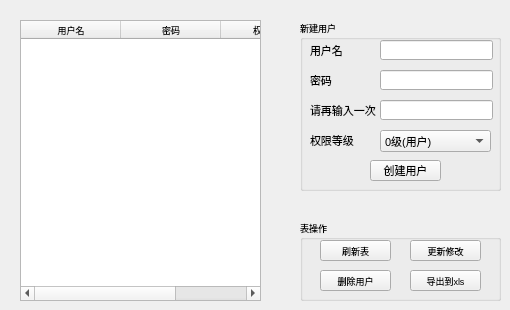
      <widget class="QWidget" name="tab_users">
       <attribute name="title">
        <string>用户查看</string>
       </attribute>
       <widget class="QTableWidget" name="tableWidget_users">
        <property name="geometry">
         <rect>
          <x>20</x>
          <y>20</y>
          <width>241</width>
          <height>281</height>
         </rect>
        </property>
        <property name="font">
         <font>
          <pointsize>7</pointsize>
         </font>
        </property>
        <column>
         <property name="text">
          <string>用户名</string>
         </property>
        </column>
        <column>
         <property name="text">
          <string>密码</string>
         </property>
        </column>
        <column>
         <property name="text">
          <string>权限等级</string>
         </property>
        </column>
       </widget>
       <widget class="QGroupBox" name="groupBox_2">
        <property name="geometry">
         <rect>
          <x>300</x>
          <y>220</y>
          <width>201</width>
          <height>81</height>
         </rect>
        </property>
        <property name="font">
         <font>
          <pointsize>7</pointsize>
         </font>
        </property>
        <property name="title">
         <string>表操作</string>
        </property>
        <widget class="QPushButton" name="pushButton_user_del">
         <property name="geometry">
          <rect>
           <x>20</x>
           <y>50</y>
           <width>71</width>
           <height>21</height>
          </rect>
         </property>
         <property name="text">
          <string>删除用户</string>
         </property>
        </widget>
        <widget class="QPushButton" name="pushButton_user_xls">
         <property name="geometry">
          <rect>
           <x>110</x>
           <y>50</y>
           <width>71</width>
           <height>21</height>
          </rect>
         </property>
         <property name="text">
          <string>导出到xls</string>
         </property>
        </widget>
        <widget class="QPushButton" name="pushButton_user_reflesh">
         <property name="geometry">
          <rect>
           <x>20</x>
           <y>20</y>
           <width>71</width>
           <height>21</height>
          </rect>
         </property>
         <property name="text">
          <string>刷新表</string>
         </property>
        </widget>
        <widget class="QPushButton" name="pushButton_user_mod">
         <property name="geometry">
          <rect>
           <x>110</x>
           <y>20</y>
           <width>71</width>
           <height>21</height>
          </rect>
         </property>
         <property name="text">
          <string>更新修改</string>
         </property>
        </widget>
       </widget>
       <widget class="QGroupBox" name="groupBox_3">
        <property name="geometry">
         <rect>
          <x>300</x>
          <y>20</y>
          <width>201</width>
          <height>171</height>
         </rect>
        </property>
        <property name="font">
         <font>
          <pointsize>7</pointsize>
         </font>
        </property>
        <property name="title">
         <string>新建用户</string>
        </property>
        <widget class="QLabel" name="label_19">
         <property name="geometry">
          <rect>
           <x>10</x>
           <y>110</y>
           <width>71</width>
           <height>20</height>
          </rect>
         </property>
         <property name="font">
          <font>
           <pointsize>8</pointsize>
          </font>
         </property>
         <property name="text">
          <string>权限等级</string>
         </property>
        </widget>
        <widget class="QLabel" name="label_16">
         <property name="geometry">
          <rect>
           <x>10</x>
           <y>20</y>
           <width>41</width>
           <height>21</height>
          </rect>
         </property>
         <property name="font">
          <font>
           <pointsize>8</pointsize>
          </font>
         </property>
         <property name="text">
          <string>用户名</string>
         </property>
        </widget>
        <widget class="QPushButton" name="pushButton_user_create">
         <property name="geometry">
          <rect>
           <x>70</x>
           <y>140</y>
           <width>71</width>
           <height>21</height>
          </rect>
         </property>
         <property name="font">
          <font>
           <pointsize>8</pointsize>
          </font>
         </property>
         <property name="text">
          <string>创建用户</string>
         </property>
        </widget>
        <widget class="QLabel" name="label_18">
         <property name="geometry">
          <rect>
           <x>10</x>
           <y>80</y>
           <width>71</width>
           <height>20</height>
          </rect>
         </property>
         <property name="font">
          <font>
           <pointsize>8</pointsize>
          </font>
         </property>
         <property name="text">
          <string>请再输入一次</string>
         </property>
        </widget>
        <widget class="QLineEdit" name="lineEdit_user_password_2">
         <property name="geometry">
          <rect>
           <x>80</x>
           <y>80</y>
           <width>113</width>
           <height>20</height>
          </rect>
         </property>
         <property name="font">
          <font>
           <pointsize>8</pointsize>
          </font>
         </property>
         <property name="echoMode">
          <enum>QLineEdit::Password</enum>
         </property>
        </widget>
        <widget class="QComboBox" name="comboBox_user_authority">
         <property name="geometry">
          <rect>
           <x>80</x>
           <y>110</y>
           <width>111</width>
           <height>22</height>
          </rect>
         </property>
         <property name="font">
          <font>
           <pointsize>8</pointsize>
          </font>
         </property>
         <item>
          <property name="text">
           <string>0级(用户)</string>
          </property>
         </item>
         <item>
          <property name="text">
           <string>1级(管理员)</string>
          </property>
         </item>
        </widget>
        <widget class="QLineEdit" name="lineEdit_user_username">
         <property name="geometry">
          <rect>
           <x>80</x>
           <y>20</y>
           <width>113</width>
           <height>20</height>
          </rect>
         </property>
         <property name="font">
          <font>
           <pointsize>8</pointsize>
          </font>
         </property>
        </widget>
        <widget class="QLabel" name="label_17">
         <property name="geometry">
          <rect>
           <x>10</x>
           <y>50</y>
           <width>41</width>
           <height>20</height>
          </rect>
         </property>
         <property name="font">
          <font>
           <pointsize>8</pointsize>
          </font>
         </property>
         <property name="text">
          <string>密码</string>
         </property>
        </widget>
        <widget class="QLineEdit" name="lineEdit_user_password">
         <property name="geometry">
          <rect>
           <x>80</x>
           <y>50</y>
           <width>113</width>
           <height>20</height>
          </rect>
         </property>
         <property name="font">
          <font>
           <pointsize>8</pointsize>
          </font>
         </property>
         <property name="echoMode">
          <enum>QLineEdit::Password</enum>
         </property>
        </widget>
       </widget>
      </widget>
